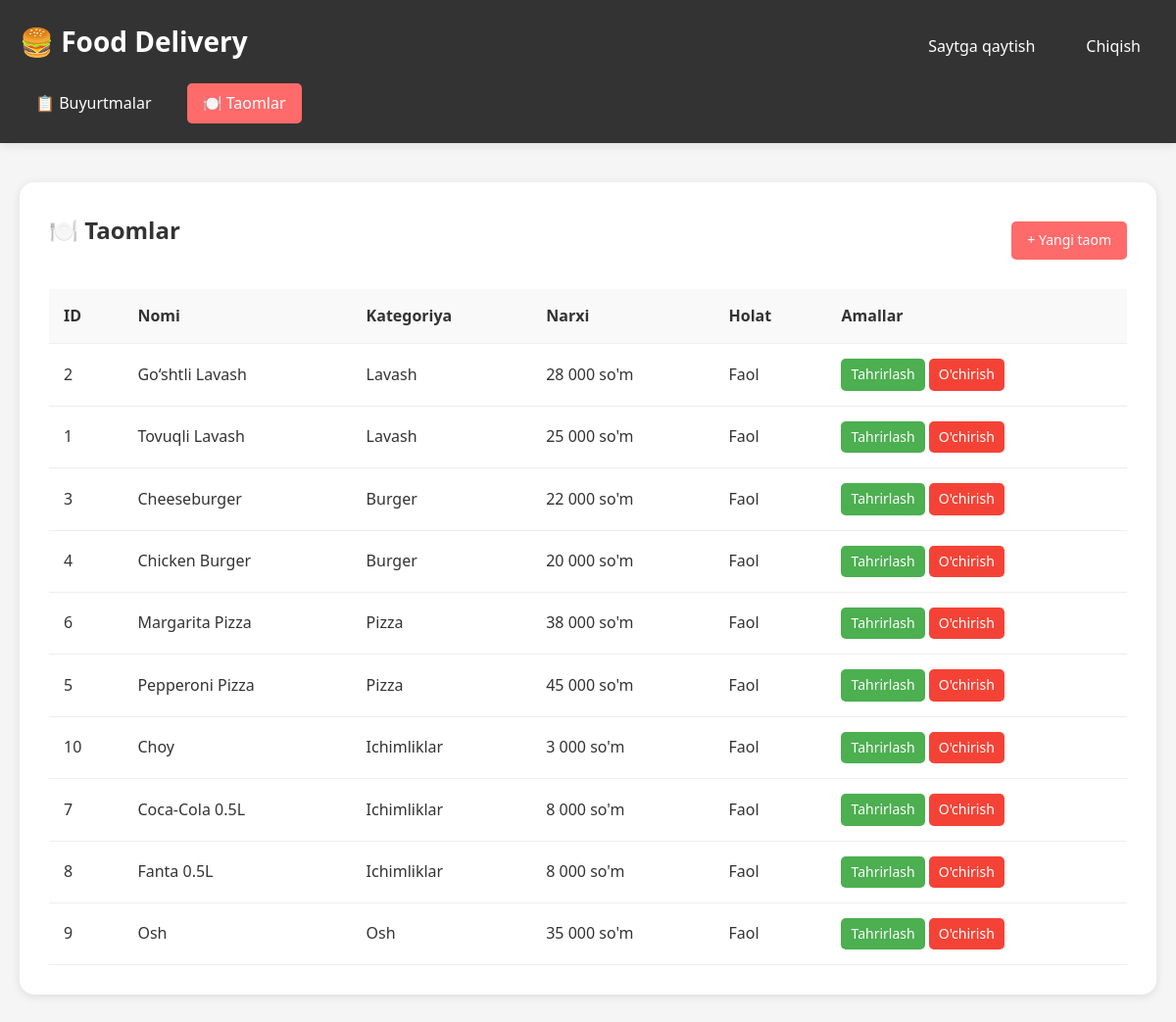
The page /admin.php?tab=foods (signed in) on the database its author committed.
### tables this page shows
CREATE TABLE IF NOT EXISTS foods (
    id INT AUTO_INCREMENT PRIMARY KEY,
    name VARCHAR(255) NOT NULL,
    description TEXT,
    price DECIMAL(10, 2) NOT NULL,
    image VARCHAR(255),
    category ENUM('Lavash', 'Burger', 'Pizza', 'Ichimliklar', 'Osh') NOT NULL,
    status TINYINT DEFAULT 1,
    created_at TIMESTAMP DEFAULT CURRENT_TIMESTAMP,
    updated_at TIMESTAMP DEFAULT CURRENT_TIMESTAMP ON UPDATE CURRENT_TIMESTAMP
);

### config.php (called while the page is built, shortened)
<?php
function formatPrice($price) {
    return number_format($price, 0, ',', ' ') . " so'm";
}
function isAdmin() {
    return isset($_SESSION['admin']) && $_SESSION['admin'] === true;
}

### admin.php (the view, shortened to what this page needs)
<?php
require_once 'config.php';
$db = getDB();
$activeTab = isset($_GET['tab']) ? $_GET['tab'] : 'orders';
$orders = [];
$foods = [];
if (isAdmin()) {
    $result = $db->query("SELECT * FROM orders ORDER BY created_at DESC");
    $orders = $result->fetch_all(MYSQLI_ASSOC);
    $result = $db->query("SELECT * FROM foods ORDER BY category, name");
    $foods = $result->fetch_all(MYSQLI_ASSOC);
}
$categories = getCategories();
?>
<!DOCTYPE html>
<html lang="uz">
<head>
    <link rel="stylesheet" href="style.css">
</head>
<body>
    <header class="admin-header">
        <div class="container">
            <div class="nav">
                <h1><a href="index.php">🍔 Food Delivery</a></h1>
                <?php if (isAdmin()): ?>
                <div class="nav-links">
                    <a href="index.php">Saytga qaytish</a>
                    <a href="admin.php?logout=1">Chiqish</a>
                </div>
                <?php endif; ?>
            </div>
            <?php if (isAdmin()): ?>
            <div class="admin-nav">
                <a href="?tab=orders" class="<?php echo $activeTab === 'orders' ? 'active' : ''; ?>">📋 Buyurtmalar</a>
                <a href="?tab=foods" class="<?php echo $activeTab === 'foods' ? 'active' : ''; ?>">🍽️ Taomlar</a>
            </div>
            <?php endif; ?>
        </div>
    </header>
    <main class="container" style="padding: 40px 20px;">
        <?php if (!isAdmin()): ?>
        <div class="login-container">
            <h2>🔐 Admin Panel</h2>
            <?php if (isset($loginError)): ?>
            <div class="alert alert-error"><?php echo $loginError; ?></div>
            <?php endif; ?>
            <form method="POST">
                <div class="form-group">
                    <label>Parol</label>
                    <input type="password" name="password" required placeholder="Parolni kiriting">
                </div>
                <button type="submit" name="login" class="submit-btn">Kirish</button>
                <a href="index.php" class="btn btn-secondary" style="width: 100%; margin-top: 10px; text-align: center;">Bosh sahifa</a>
            </form>
        </div>
        <?php else: ?>
        <?php if ($activeTab === 'orders'): ?>
        <div class="admin-section">
            <h2>📋 Buyurtmalar</h2>
            <?php if (empty($orders)): ?>
            <div class="empty-state">
                <div class="empty-state-icon">📭</div>
                <h3>Hozircha buyurtmalar yo'q</h3>
            </div>
            <?php else: ?>
            <table class="data-table">
                <thead>
                    <tr>
                        <th>ID</th>
                        <th>Mijoz</th>
                        <th>Telefon</th>
                        <th>Buyurtma</th>
                        <th>Summa</th>
                        <th>Holat</th>
                        <th>Sana</th>
                        <th>Amallar</th>
                    </tr>
                </thead>
                <tbody>
                    <?php foreach ($orders as $order):
                        $items = getOrderItems($order['id']);
                        $itemsList = array_map(function($item) {
                            return $item['food_name'] . ' x' . $item['quantity'];
                        }, $items);
                    ?>
                    <tr>
                        <td>#<?php echo $order['id']; ?></td>
                        <td><?php echo htmlspecialchars($order['customer_name']); ?></td>
                        <td><?php echo htmlspecialchars($order['customer_phone']); ?></td>
                        <td><?php echo htmlspecialchars(implode(', ', $itemsList)); ?></td>
                        <td><?php echo formatPrice($order['total_amount']); ?></td>
                        <td>
                            <span class="status-badge status-<?php echo $order['status']; ?>">
                                <?php echo getStatusText($order['status']); ?>
                            </span>
                        </td>
                        <td><?php echo date('d.m.Y H:i', strtotime($order['created_at'])); ?></td>
                        <td>
                            <form method="POST" style="display: flex; gap: 5px;">
                                <input type="hidden" name="order_id" value="<?php echo $order['id']; ?>">
                                <select name="status" class="form-control" style="padding: 5px;">
                                    <option value="pending" <?php echo $order['status'] === 'pending' ? 'selected' : ''; ?>>Kutilmoqda</option>
                                    <option value="preparing" <?php echo $order['status'] === 'preparing' ? 'selected' : ''; ?>>Tayyorlanmoqda</option>
                                    <option value="ready" <?php echo $order['status'] === 'ready' ? 'selected' : ''; ?>>Tayyor</option>
                                    <option value="delivered" <?php echo $order['status'] === 'delivered' ? 'selected' : ''; ?>>Yetkazildi</option>
                                </select>
                                <button type="submit" name="update_status" class="btn btn-primary" style="padding: 5px 10px;">Saqlash</button>
                            </form>
                        </td>
                    </tr>
                    <?php endforeach; ?>
                </tbody>
            </table>
            <?php endif; ?>
        </div>
        <?php else: ?>
        <div class="admin-section">
            <div style="display: flex; justify-content: space-between; align-items: center; margin-bottom: 20px;">
                <h2>🍽️ Taomlar</h2>
                <a href="?tab=foods&edit=0" class="btn btn-primary">+ Yangi taom</a>
            </div>
            <?php if (isset($_GET['edit'])):
                $editId = $_GET['edit'];
                $editFood = null;
                if ($editId > 0) {
                    foreach ($foods as $food) {
                        if ($food['id'] == $editId) {
                            $editFood = $food;
                            break;
                        }
                    }
                }
            ?>
            <form method="POST" class="checkout-form" style="max-width: 600px;">
                <h3><?php echo $editFood ? 'Taomni tahrirlash' : 'Yangi taom qo\'shish'; ?></h3>
                <input type="hidden" name="id" value="<?php echo $editFood['id'] ?? ''; ?>">
                <div class="form-group">
                    <label>Nomi *</label>
                    <input type="text" name="name" required
                           value="<?php echo htmlspecialchars($editFood['name'] ?? ''); ?>">
                </div>
                <div class="form-group">
                    <label>Tavsif</label>
                    <textarea name="description" rows="3"><?php echo htmlspecialchars($editFood['description'] ?? ''); ?></textarea>
                </div>
                <div class="form-group">
                    <label>Narxi *</label>
                    <input type="number" name="price" required min="0" step="100"
                           value="<?php echo $editFood['price'] ?? ''; ?>">
                </div>
                <div class="form-group">
                    <label>Kategoriya *</label>
                    <select name="category" required>
                        <?php foreach ($categories as $cat): ?>
                        <option value="<?php echo $cat; ?>"
                                <?php echo ($editFood['category'] ?? '') === $cat ? 'selected' : ''; ?>>
                            <?php echo $cat; ?>
                        </option>
                        <?php endforeach; ?>
                    </select>
                </div>
                <button type="submit" name="save_food" class="submit-btn">Saqlash</button>
                <a href="?tab=foods" class="btn btn-secondary" style="width: 100%; margin-top: 10px; text-align: center;">Bekor qilish</a>
            </form>
            <?php else: ?>
            <?php if (empty($foods)): ?>
            <div class="empty-state">
                <div class="empty-state-icon">🍽️</div>
                <h3>Hozircha taomlar yo'q</h3>
            </div>
            <?php else: ?>
            <table class="data-table">
                <thead>
                    <tr>
                        <th>ID</th>
                        <th>Nomi</th>
                        <th>Kategoriya</th>
                        <th>Narxi</th>
                        <th>Holat</th>
                        <th>Amallar</th>
                    </tr>
                </thead>
                <tbody>
                    <?php foreach ($foods as $food): ?>
                    <tr>
                        <td><?php echo $food['id']; ?></td>
                        <td><?php echo htmlspecialchars($food['name']); ?></td>
                        <td><?php echo $food['category']; ?></td>
                        <td><?php echo formatPrice($food['price']); ?></td>
                        <td><?php echo $food['status'] ? 'Faol' : 'Nofaol'; ?></td>
                        <td>
                            <a href="?tab=foods&edit=<?php echo $food['id']; ?>" class="btn btn-edit" style="padding: 5px 10px;">Tahrirlash</a>
                            <a href="?delete_food=<?php echo $food['id']; ?>"
                               class="btn btn-delete"
                               style="padding: 5px 10px;"
                               onclick="return confirm('O\'chirishni xohlaysizmi?')">O'chirish</a>
                        </td>
                    </tr>
                    <?php endforeach; ?>
                </tbody>
            </table>
            <?php endif; ?>
            <?php endif; ?>
        </div>
        <?php endif; ?>
        <?php endif; ?>
    </main>
</body>
</html>

### style.css (style rules this page uses)
* { margin: 0; padding: 0; box-sizing: border-box; }
body { font-family: 'Segoe UI', Tahoma, Geneva, Verdana, sans-serif; background: #f5f5f5; color: #333; line-height: 1.6; }
.container { max-width: 1200px; margin: 0 auto; padding: 0 20px; }
header { background: linear-gradient(135deg, #ff6b6b, #ee5a5a); color: white; padding: 20px 0; box-shadow: 0 2px 10px rgba(0,0,0,0.1); position: sticky; top: 0; z-index: 100; }
header h1 { font-size: 28px; margin-bottom: 10px; }
header h1 a { color: white; text-decoration: none; }
.nav { display: flex; justify-content: space-between; align-items: center; flex-wrap: wrap; gap: 15px; }
.nav-links { display: flex; gap: 20px; align-items: center; }
.nav-links a { color: white; text-decoration: none; padding: 8px 16px; border-radius: 20px; transition: background 0.3s; }
.admin-header { background: #333; }
.admin-nav { display: flex; gap: 20px; margin-top: 10px; }
.admin-nav a { color: white; text-decoration: none; padding: 8px 16px; border-radius: 5px; transition: background 0.3s; }
.admin-nav a:hover, .admin-nav a.active { background: #ff6b6b; }
.admin-section { background: white; padding: 30px; border-radius: 15px; margin-bottom: 30px; box-shadow: 0 2px 10px rgba(0,0,0,0.1); }
.admin-section h2 { margin-bottom: 20px; color: #333; }
.data-table { width: 100%; border-collapse: collapse; }
.data-table th, .data-table td { padding: 15px; text-align: left; border-bottom: 1px solid #eee; }
.data-table th { background: #f9f9f9; font-weight: bold; color: #333; }
.btn { padding: 8px 16px; border: none; border-radius: 5px; cursor: pointer; text-decoration: none; display: inline-block; font-size: 14px; transition: all 0.3s; }
.btn-primary { background: #ff6b6b; color: white; }
.btn-edit { background: #4CAF50; color: white; }
.btn-delete { background: #f44336; color: white; }

### rows shown on the page
foods: id "2", name "Go‘shtli Lavash", category "Lavash", price "28 000 so'm", status "Faol"
foods: id "1", name "Tovuqli Lavash", category "Lavash", price "25 000 so'm", status "Faol"
foods: id "3", name "Cheeseburger", category "Burger", price "22 000 so'm", status "Faol"
foods: id "4", name "Chicken Burger", category "Burger", price "20 000 so'm", status "Faol"
foods: id "6", name "Margarita Pizza", category "Pizza", price "38 000 so'm", status "Faol"
foods: id "5", name "Pepperoni Pizza", category "Pizza", price "45 000 so'm", status "Faol"
foods: id "10", name "Choy", category "Ichimliklar", price "3 000 so'm", status "Faol"
foods: id "7", name "Coca-Cola 0.5L", category "Ichimliklar", price "8 000 so'm", status "Faol"
foods: id "8", name "Fanta 0.5L", category "Ichimliklar", price "8 000 so'm", status "Faol"
foods: id "9", name "Osh", category "Osh", price "35 000 so'm", status "Faol"
